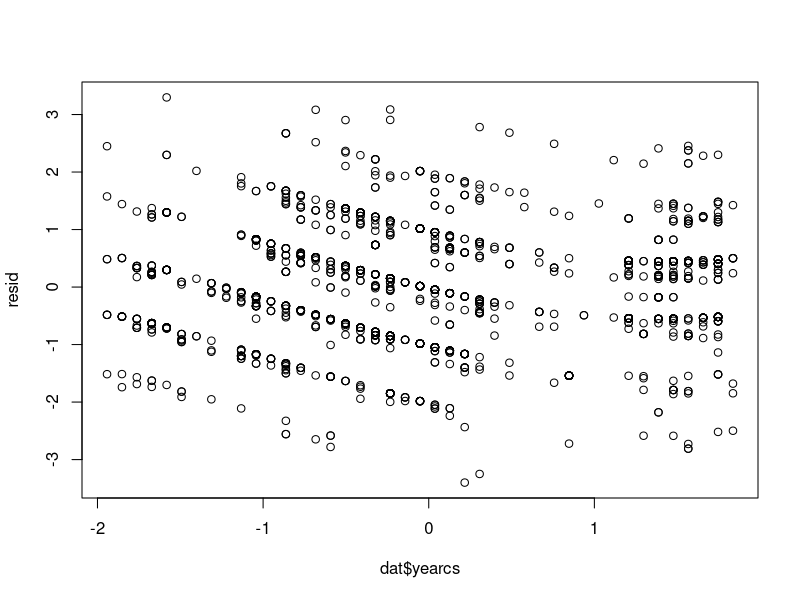
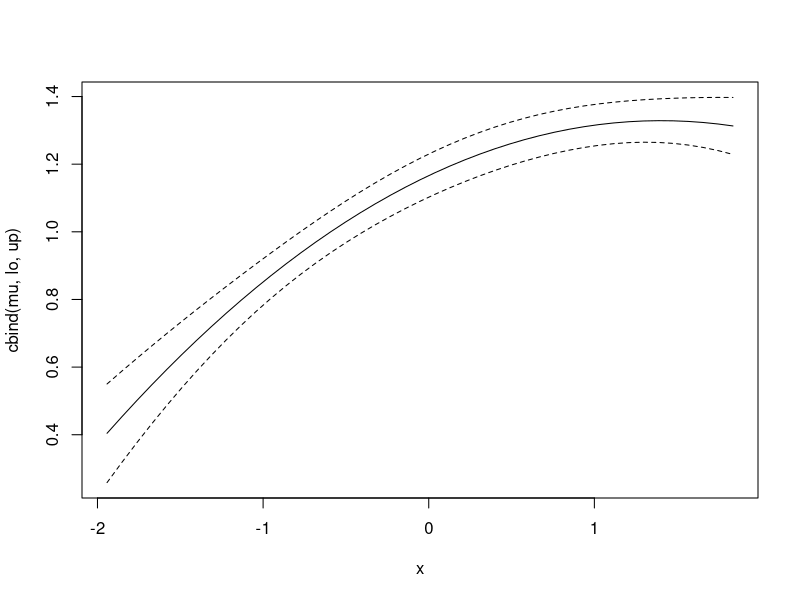
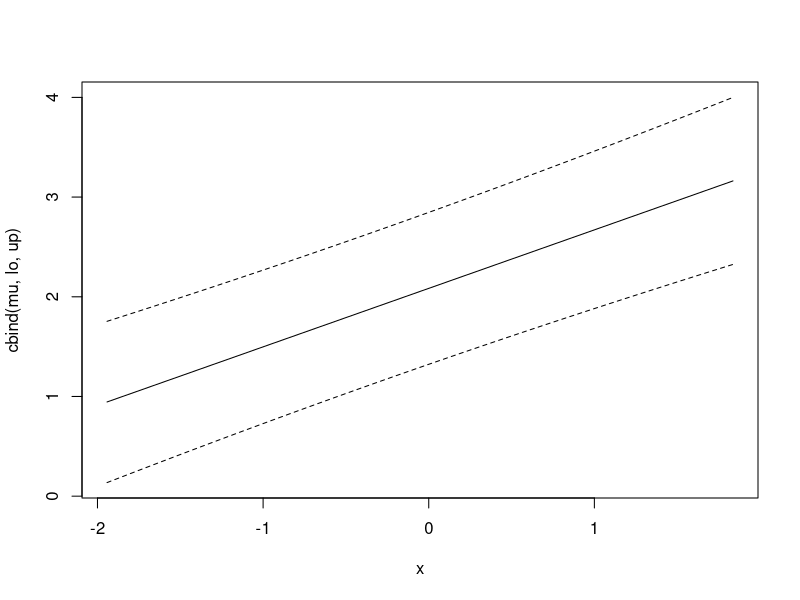
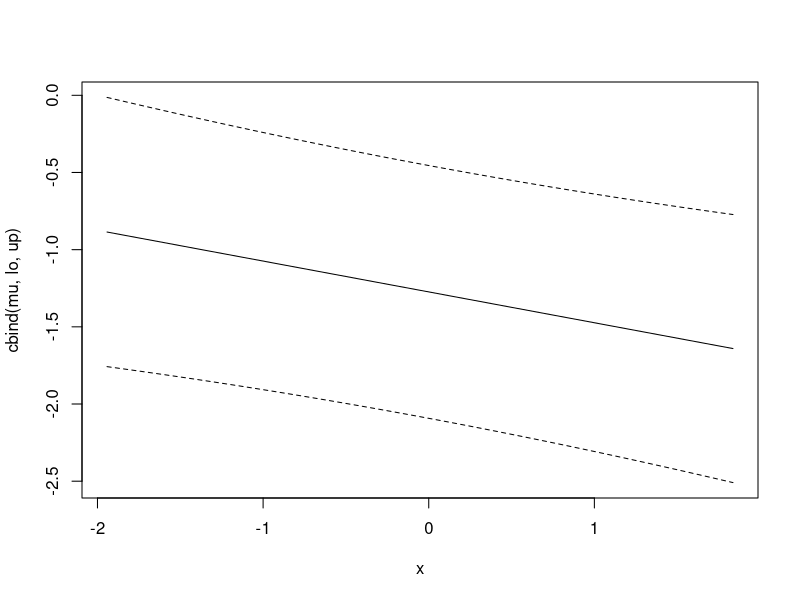
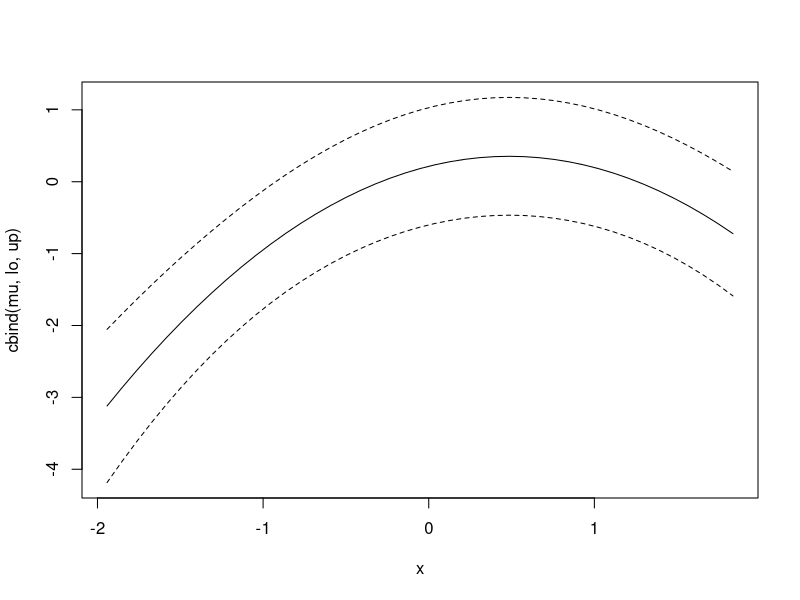
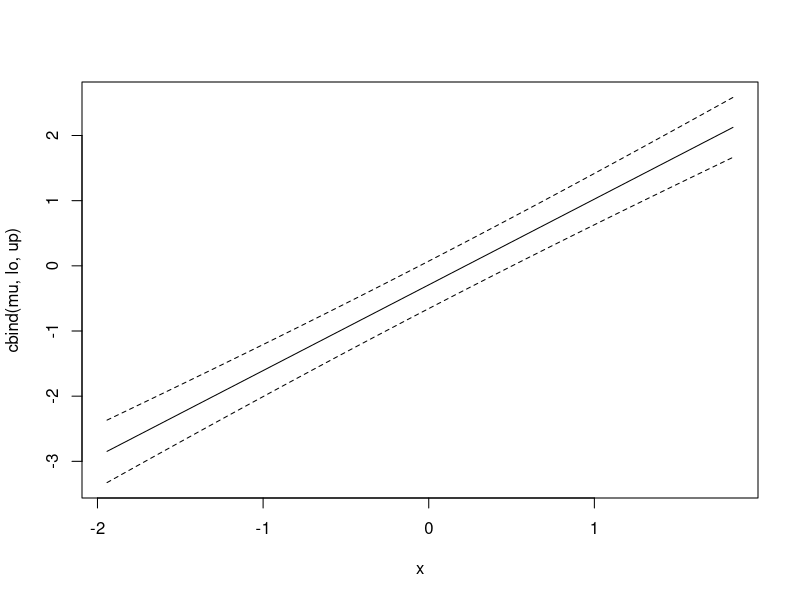
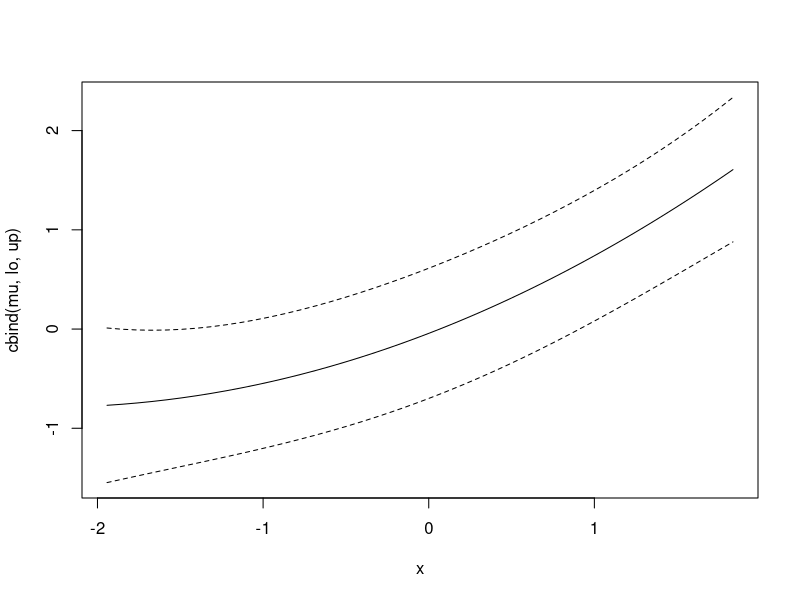
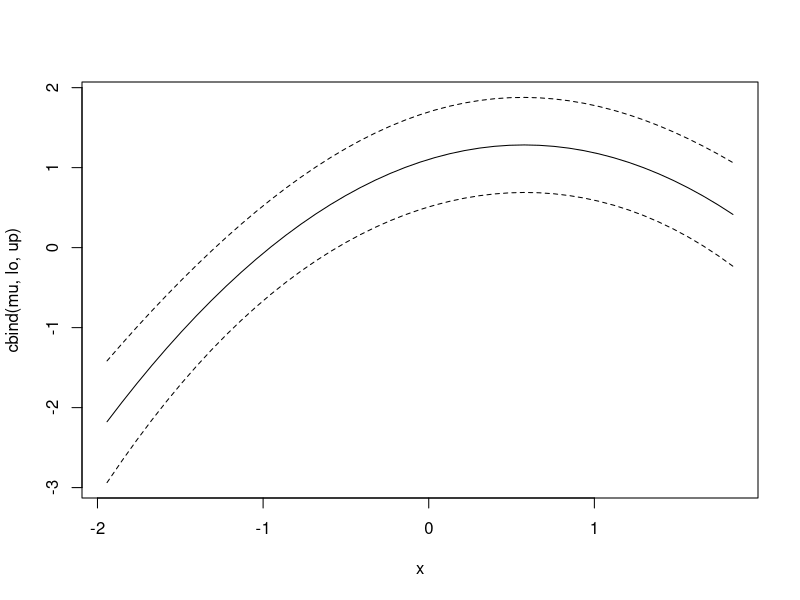

The R script that drew these images, in order:
                    ### R code for Leu et al 2019 ####
                    ### R version 3.5.0 (2018-04-23) ###
                    
## 1. Install packages
install.packages("lme4")

## 2. Libraries
library(lme4)
                    
## 3. Import data
dat=read.csv("DataLeuEtAl.csv", header = TRUE)

## 4. Data preparation
dat$year75<-(dat$year-1975) # Relate to 1975
dat$yearcs<-scale(dat$year75) # Center and standardize data
dat$yearcs2<-(dat$yearcs^2) # Quadratic form
dat$yearln<-log(dat$year75+1) # Pseudothreshold form
dat$lead_region <- factor(dat$lead_region) # Lead region as factor

## 5. Model structure for threat vs. year: r=random, l=linear, q=quadratic, log=ln; AIC values summarized in Appendix S4
# Check if poisson is appropriate error structure
mean(dat$total)
var(dat$total) #mean & variance not equal, therefore used negative binomial model structure

summary(TotalThreats.r <- glmer.nb(total ~ 1 +(1|taxa), data = dat, control = glmerControl(optimizer = 'bobyqa')))

summary(TotalThreats.l <- glmer.nb(total ~ yearcs + (1|taxa), data=dat, control = glmerControl(optimizer = 'bobyqa')))

summary(TotalThreats.q <- glmer.nb(total ~ yearcs+yearcs2 + (1|taxa), data = dat,  control = glmerControl(optimizer = 'bobyqa')))

summary(TotalThreats.ln <- glmer.nb(total ~ yearln+(1|taxa), data = dat,  control = glmerControl(optimizer = 'bobyqa')))

# Check distribution of residuals: Models with log of year was not converging. Used model with quadratic form of year because this model had lowest AIC.
resid<-resid(TotalThreats.q, type = 'response')
plot(resid~dat$yearcs)

## 6. Model structure for threat probability vs. year: r=random, l=linear, q=quadratic, log=ln; AIC values summarized in Appendix S6

# Habitat modification
summary(Hab.r <- glmer(hab~1+(1|taxa)+(1|lead_region), binomial(link = "logit"), data=dat, control = glmerControl(optimizer = 'bobyqa')))

summary(Hab.l <- glmer(hab~yearcs+(1|taxa)+(1|lead_region), family = binomial (link = "logit"), data=dat, control = glmerControl(optimizer = 'bobyqa')))

summary(Hab.q <- glmer(hab~yearcs+yearcs2+(1|taxa)+(1|lead_region), family = binomial (link = "logit"), data=dat, control = glmerControl(optimizer = 'bobyqa')))

summary(Hab.ln <- glmer(hab~yearln+(1|taxa)+(1|lead_region), family = binomial (link = "logit"), data=dat, control = glmerControl(optimizer = 'bobyqa')))

# Overutilization
summary(Over.r <- glmer(over~1+(1|taxa)+(1|lead_region), binomial(link = "logit"), data=dat, control = glmerControl(optimizer = 'bobyqa')))

summary(Over.l <- glmer(over~yearcs+(1|taxa)+(1|lead_region), family = binomial (link = "logit"), data=dat,control = glmerControl(optimizer = 'bobyqa')))

summary (Over.q <- glmer(over~yearcs+yearcs2+(1|taxa)+(1|lead_region), family = binomial (link = "logit"), data=dat, control = glmerControl(optimizer = 'bobyqa')))

summary(Over.ln <- glmer(over~yearln+(1|taxa)+(1|lead_region), family = binomial (link = "logit"), data=dat, control = glmerControl(optimizer = 'bobyqa')))

# Pollution
summary(Poll.r <- glmer(poll~1+(1|taxa)+(1|lead_region), binomial(link = "logit"), data=dat, control = glmerControl(optimizer = 'bobyqa')))

summary(Poll.l <- glmer(poll~yearcs+(1|taxa)+(1|lead_region), family = binomial (link = "logit"), data=dat,control = glmerControl(optimizer = 'bobyqa')))

summary(Poll.q <- glmer(poll~yearcs+yearcs2+(1|taxa)+(1|lead_region), family = binomial (link = "logit"), data=dat, control = glmerControl(optimizer = 'bobyqa')))

summary(Poll.ln <- glmer(poll~yearln+(1|taxa)+(1|lead_region), family = binomial (link = "logit"), data=dat, control = glmerControl(optimizer = 'bobyqa')))

# Environmental stochasticity
summary(EnvStoch.r <- glmer(env~1+(1|taxa)+(1|lead_region), binomial(link = "logit"), data=dat, control = glmerControl(optimizer = 'bobyqa')))

summary(EnvStoch.l <- glmer(env~yearcs+(1|taxa)+(1|lead_region), family = binomial (link = "logit"), data=dat,control = glmerControl(optimizer = 'bobyqa')))

summary(EnvStoch.q <- glmer(env~yearcs+yearcs2+(1|taxa)+(1|lead_region), family = binomial (link = "logit"), data=dat, control = glmerControl(optimizer = 'bobyqa')))

summary(EnvStoch.ln <- glmer(env~yearln+(1|taxa)+(1|lead_region), family = binomial (link = "logit"), data=dat, control = glmerControl(optimizer = 'bobyqa')))

# Species-species interactions
summary(SppInter.r <- glmer(spsp~1+(1|taxa)+(1|lead_region), binomial(link = "logit"), data=dat, control = glmerControl(optimizer = 'bobyqa')))

summary(SppInter.l <- glmer(spsp~yearcs+(1|taxa)+(1|lead_region), family = binomial (link = "logit"), data=dat,control = glmerControl(optimizer = 'bobyqa')))

summary(SppInter.q <- glmer(spsp~yearcs+yearcs2+(1|taxa)+(1|lead_region), family = binomial (link = "logit"), data=dat, control = glmerControl(optimizer = 'bobyqa')))

summary(SppInter.ln <- glmer(spsp~yearln+(1|taxa)+(1|lead_region), family = binomial (link = "logit"), data=dat, control = glmerControl(optimizer = 'bobyqa')))

# Demographic stochasticity
summary(DemStoch.r <- glmer(demo~1+(1|taxa)+(1|lead_region), binomial(link = "logit"), data=dat, control = glmerControl(optimizer = 'bobyqa')))

summary(DemStoch.l <- glmer(demo~yearcs+(1|taxa)+(1|lead_region), family = binomial (link = "logit"), data=dat,control = glmerControl(optimizer = 'bobyqa')))

summary(DemStoch.q <- glmer(demo~yearcs+yearcs2+(1|taxa)+(1|lead_region), family = binomial (link = "logit"), data=dat, control = glmerControl(optimizer = 'bobyqa')))

summary(DemStoch.ln <- glmer(demo~yearln+(1|taxa)+(1|lead_region), family = binomial (link = "logit"), data=dat, control = glmerControl(optimizer = 'bobyqa')))

## Graphs for models with lowest AIC values: used variance-covariance matrix to estimate 95% confidence intervals

# Vector for centered and standardized year values in graph
x <- unique(sort(as.vector(scale(dat$year75))))
x1 <- cbind(1,x)
x2 <- cbind(1, x, x ^ 2) # for quadratic form of year

# Graph number of threats vs. year: quadratic form of year
V <- vcov(TotalThreats.q) # where V = output from vcov listed by columns of b0,b1, and b2	
TotalThreats.q.summary <- summary(TotalThreats.q)
beta <- c(TotalThreats.q.summary$coefficients[1:3])
mu <- x2 %*% beta
e <- sqrt( rowSums(x2 * (x2 %*% V)) ) #prediction standard error
n <- 1547
lo <- mu + e * qt(0.025, n - 3) # lower bound 95% CI
up <- mu - e * qt(0.025, n - 3) # upper bound 95% CI
matplot(x, cbind(mu, lo, up), type = "l", col = 1, lty = c(1,2,2))
tab<-cbind(mu,lo,up)
write.csv(tab, "output_number_threats_linear_taxa_region_final.csv") # estimates back-transformed in excel: exp (value)

# Graph habitat modification occurrence vs. year: linear form of year
V <- vcov(Hab.l) # where V = output from vcov listed by columns of b0 and b1
Hab.l.summary <- summary(Hab.l)
beta <- c(Hab.l.summary$coefficients[1:2])
mu <- x1 %*% beta
e <- sqrt( rowSums(x1 * (x1 %*% V)) ) ## prediction standard error
n <- 1547
lo <- mu + e * qt(0.025, n - 2) # lower bound 95% CI
up <- mu - e * qt(0.025, n - 2) # upper bound 95% CI
matplot(x, cbind(mu, lo, up), type = "l", col = 1, lty = c(1,2,2))
tab<-cbind(mu,lo,up)
write.csv(tab, "output_hab_taxa_region.csv") # estimates back-transformed in excel: exp(value)/1+exp(value)

# Graph overutilization occurrence vs. year: linear form of year
V <- vcov(Over.l) # where V = output from vcov listed by columns of b0 and b1
Over.l.summary <- summary (Over.l)
beta <- c(Over.l.summary$coefficients[1:2])
mu <- x1 %*% beta
e <- sqrt( rowSums(x1 * (x1 %*% V)) ) ## prediction standard error
n <- 1547
lo <- mu + e * qt(0.025, n - 2) # lower bound 95% CI
up <- mu - e * qt(0.025, n - 2) # upper bound 95% CI
matplot(x, cbind(mu, lo, up), type = "l", col = 1, lty = c(1,2,2))
tab<-cbind(mu,lo,up)
write.csv(tab, "output__overutilization_taxa_region.csv") # estimates back-transformed in excel: exp(value)/1+exp(value)

# Graph pollution occurrence vs. year: quadratic form of year
V <- vcov(Poll.q) # where V = output from vcov listed by columns of b0,b1, and b2	
Poll.q.summary <- summary(Poll.q)
beta <- c(Poll.q.summary$coefficients[1:3]) # where c = b0, b1, and b2 from summary(Poll.q)
mu <- x2 %*% beta
e <- sqrt( rowSums(x2 * (x2 %*% V)) ) #prediction standard error
n <- 1547
lo <- mu + e * qt(0.025, n - 3) # lower bound 95% CI
up <- mu - e * qt(0.025, n - 3) # upper bound 95% CI
matplot(x, cbind(mu, lo, up), type = "l", col = 1, lty = c(1,2,2))
tab<-cbind(mu,lo,up)
write.csv(tab, "output_poll_taxa_leadregion.csv") # estimates back-transformed in excel: exp(value)/1+exp(value)

# Graph environmental stochasticity vs. year: linear form of year
V <- vcov(EnvStoch.l) # where V = output from vcov listed by columns of b0 and b1
EnvStoch.l.summary <- summary (EnvStoch.l)
beta <- c(EnvStoch.l.summary$coefficients[1:2])
mu <- x1 %*% beta
e <- sqrt( rowSums(x1 * (x1 %*% V)) ) ## prediction standard error
n <- 1547
lo <- mu + e * qt(0.025, n - 2) # lower bound 95% CI
up <- mu - e * qt(0.025, n - 2) # upper bound 95% CI
matplot(x, cbind(mu, lo, up), type = "l", col = 1, lty = c(1,2,2))
tab<-cbind(mu,lo,up)
write.csv(tab, "output_env_stoch.csv") # estimates back-transformed in excel: exp(value)/1+exp(value)

# Graph species-species interaction occurrence vs. year: quadratic form of year
V <- vcov(SppInter.q) # where V = output from vcov listed by columns of b0,b1, and b2	
SppInter.q.summary <- summary(SppInter.q)
beta <- c(SppInter.q.summary$coefficients[1:3]) # where c = b0, b1, and b2 from summary(SppInter.q)
mu <- x2 %*% beta
e <- sqrt( rowSums(x2 * (x2 %*% V)) ) #prediction standard error
n <- 1547
lo <- mu + e * qt(0.025, n - 3) # lower bound 95% CI
up <- mu - e * qt(0.025, n - 3) # upper bound 95% CI
matplot(x, cbind(mu, lo, up), type = "l", col = 1, lty = c(1,2,2))
tab<-cbind(mu,lo,up)
write.csv(tab, "output_spsp_taxa_leadregion.csv") # estimates back-transformed in excel: exp(value)/1+exp(value)

# Graph demographic stochasticity occurrence vs. year: quadratic form of year
V <- vcov(DemStoch.q) # where V = output from vcov listed by columns of b0,b1, and b2	
DemStoch.q.summary <- summary(DemStoch.q)
beta <- c(DemStoch.q.summary$coefficients[1:3]) # where c = b0, b1, and b2 from summary(DemStoch.q)
mu <- x2 %*% beta
e <- sqrt( rowSums(x2 * (x2 %*% V)) ) #prediction standard error
n <- 1547
lo <- mu + e * qt(0.025, n - 3) # lower bound 95% CI
up <- mu - e * qt(0.025, n - 3) # upper bound 95% CI
matplot(x, cbind(mu, lo, up), type = "l", col = 1, lty = c(1,2,2))
tab<-cbind(mu,lo,up)
write.csv(tab, "output_dem_stoch.csv") # estimates back-transformed in excel: exp(value)/1+exp(value)


